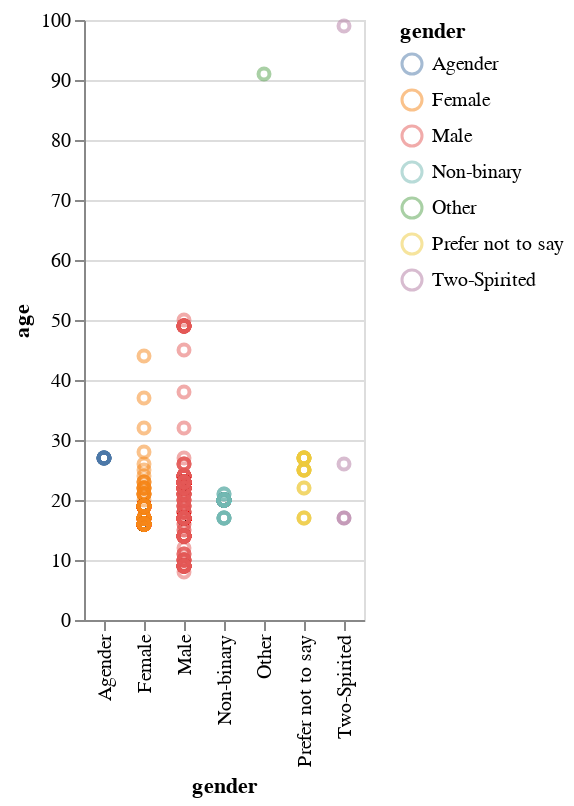

Source (notebook cell):
### Code cell
summary = merged.groupby("gender")
merged['age'].value_counts(normalize=True)
alt.Chart(merged).mark_point(opacity = 0.5).encode(
    x="gender",
    y="age",
    color="gender"
)

### Figure 1 — Vega specification as saved in the notebook (floating-point values rounded to 4 significant figures; data arrays with more than 128 entries replaced by an {"elided": "..."} marker saying what was removed)
{"$schema": "https://vega.github.io/schema/vega/v5.json", "data": [{"name": "source_0", "values": {"elided": "1535 records"}}, {"name": "source_0_x_domain_gender", "values": [{"gender": "Male"}, {"gender": "Female"}, {"gender": "Prefer not to say"}, {"gender": "Non-binary"}, {"gender": "Agender"}, {"gender": "Two-Spirited"}, {"gender": "Other"}]}, {"name": "source_0_y_domain_age", "values": [{"min": 8, "max": 99}]}, {"name": "source_0_color_domain_gender", "values": [{"gender": "Male"}, {"gender": "Female"}, {"gender": "Prefer not to say"}, {"gender": "Non-binary"}, {"gender": "Agender"}, {"gender": "Two-Spirited"}, {"gender": "Other"}]}], "signals": [{"name": "x_step", "value": 20}, {"name": "width", "update": "bandspace(domain('x').length, 1, 0.5) * x_step"}], "marks": [{"type": "symbol", "name": "marks", "from": {"data": "source_0"}, "encode": {"update": {"stroke": {"field": "gender", "scale": "color"}, "opacity": {"value": 0.5}, "fill": {"value": "transparent"}, "y": {"field": "age", "scale": "y"}, "x": {"field": "gender", "scale": "x"}}}, "style": ["point"]}], "scales": [{"name": "x", "type": "point", "domain": {"data": "source_0_x_domain_gender", "field": "gender", "sort": true}, "range": {"step": {"signal": "x_step"}}, "padding": 0.5}, {"name": "y", "type": "linear", "domain": [{"signal": "(data(\"source_0_y_domain_age\")[0] || {}).min"}, {"signal": "(data(\"source_0_y_domain_age\")[0] || {}).max"}], "range": [{"signal": "height"}, 0], "nice": true, "zero": true}, {"name": "color", "type": "ordinal", "domain": {"data": "source_0_color_domain_gender", "field": "gender", "sort": true}, "range": "category"}], "axes": [{"scale": "y", "labels": false, "ticks": false, "minExtent": 0, "maxExtent": 0, "domain": false, "zindex": 0, "grid": true, "orient": "left", "gridScale": "x", "tickCount": {"signal": "ceil(height/40)"}, "aria": false}, {"scale": "x", "labelAlign": "right", "orient": "bottom", "title": "gender", "grid": false, "labelAngle": 270, "labelBaseline": "middle", "zindex": 0}, {"scale": "y", "orient": "left", "grid": false, "title": "age", "labelOverlap": true, "tickCount": {"signal": "ceil(height/40)"}, "zindex": 0}], "legends": [{"stroke": "color", "symbolType": "circle", "title": "gender", "encode": {"symbols": {"update": {"fill": {"value": "transparent"}, "opacity": {"value": 0.5}}}}}], "background": "white", "height": 300, "padding": 5, "style": "cell"}
